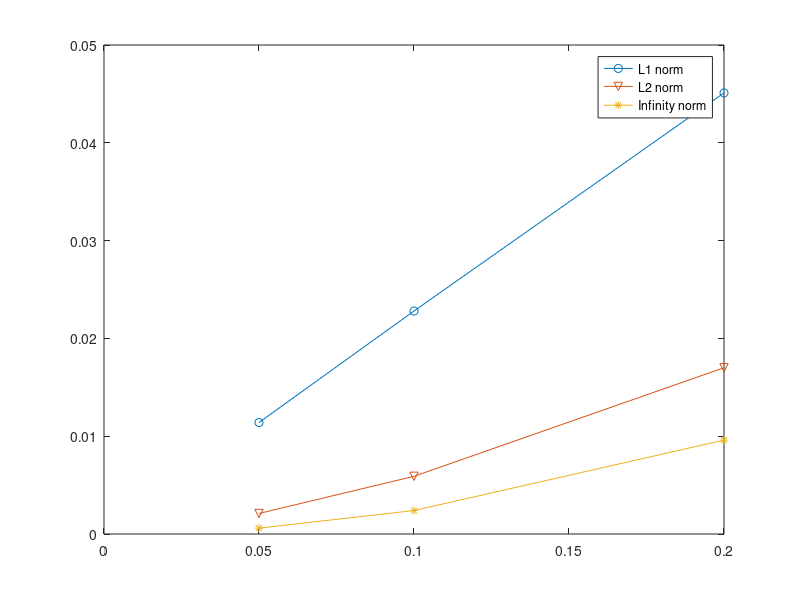

The MATLAB script that drew this image:
% Finite difference method of solving BVP
%% BVPS
% y'' - 2y' +y = xe^x -x, y(a)=0, y(b)=-4
f=@(x) x.*(exp(x)) - x;

a = 0; b = 2;
h=0.2;
N=(b-a)/h;
ya = 0; yb = -4; 
ytrue = @(x) (1/6)*(x.^3).*exp(x) - (5/3)*x.*exp(x) + 2*exp(x) - x -2;

%set up A matrix
A=zeros(N-1,N-1);
u=zeros(N-1,1);
F=zeros(N-1,1);
%%
p = -2;
A= (1-(2/(h^2))).*diag(ones(N-1,1),0) +...
    ((1/(h^2))+(p/(2*h))).*diag(ones(N-2,1),1) +...
    ((1/(h^2))-(p/(2*h))).* diag(ones(N-2,1),-1);
%%
X=a:h:b;

F=f(X(2:end-1)');
F(N-1,1) = f(X(end-1)) + 4/h^2 - 4/h;
F(1,1) = f(X(2));

u=A\F;
%Here, we add in the end (boundary) points back to u, so it has the
%solution for x_0,...,x_N.
u=[ya ;u ; yb];
%plot(X,u,X,ytrue(X))
%legend('approx','true')

%This gives large error since u is Nx1, while ytrue(X) is 1XN
error = norm(u-ytrue(X))

%This gives real error
error11 = norm(u'-ytrue(X),1);
error12 = norm(u'-ytrue(X),2);
error1inf = norm(u'-ytrue(X),inf);

errors1 = 0.0114;
errors2 = 0.0021;
errors3 = 6.0018e-04;

errorm1 = 0.0228;
errorm2 = 0.0059;
errorm3 = 0.0024;

errorl1 = 0.0451;
errorl2 = 0.0170;
errorl3 = 0.0096;
 
x = [0.05,0.1,0.2];
y1 = [errors1,errorm1,errorl1];
y2 = [errors2,errorm2,errorl2];
y3 = [errors3,errorm3,errorl3];

plot(x,y1,'o-',x,y2,'v-',x,y3,'*-');
legend('L1 norm','L2 norm','Infinity norm');